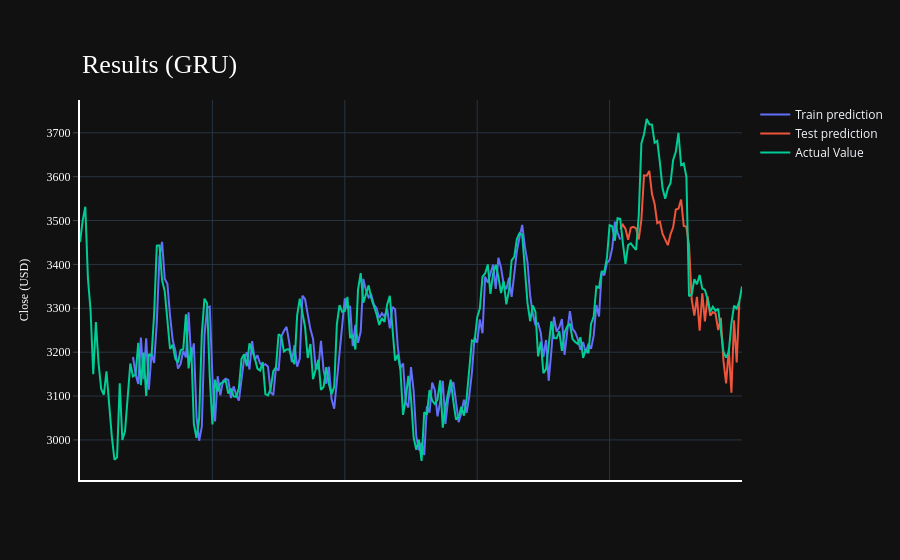

Notebook cell for this chart:
### Code cell
import plotly.express as px
import plotly.graph_objects as go

fig = go.Figure()
fig.add_trace(go.Scatter(go.Scatter(x=result.index, y=result[0], mode='lines', name='Train prediction')))
fig.add_trace(go.Scatter(x=result.index, y=result[1], mode='lines', name='Test prediction'))
fig.add_trace(go.Scatter(go.Scatter(x=result.index, y=result[2], mode='lines', name='Actual Value')))
fig.update_layout(xaxis=dict(showline=True, showgrid=True, showticklabels=False, linecolor='white', linewidth=2),
                  yaxis=dict(title_text='Close (USD)', 
                     titlefont=dict(family='Rockwell', size=12, color='white'),
                     showline=True,
                     showgrid=True,
                     showticklabels=True,
                     linecolor='white',
                     linewidth=2,
                     ticks='outside',
                     tickfont=dict(family='Rockwell', size=12, color='white')),
                     showlegend=True,
                     template = 'plotly_dark')
annotations = []
annotations.append(dict(xref='paper', yref='paper', x=0.0, y=1.05, xanchor='left', yanchor='bottom', text='Results (GRU)',
                        font=dict(family='Rockwell', size=26, color='white'),
                        showarrow=False))
fig.update_layout(annotations=annotations)
fig.show()

### Figure 1 — Plotly figure (JSON) as saved in the notebook; plotly's stock layout.template omitted (floating-point values rounded to 4 significant figures; data arrays with more than 128 entries replaced by an {"elided": "..."} marker saying what was removed)
{"data": [{"mode": "lines", "name": "Train prediction", "type": "scatter", "x": {"elided": "251 int values"}, "y": {"elided": "251 float values"}}, {"mode": "lines", "name": "Test prediction", "type": "scatter", "x": {"elided": "251 int values"}, "y": {"elided": "251 float values"}}, {"mode": "lines", "name": "Actual Value", "type": "scatter", "x": {"elided": "251 int values"}, "y": {"elided": "251 float values"}}], "layout": {"annotations": [{"font": {"color": "white", "family": "Rockwell", "size": 26}, "showarrow": false, "text": "Results (GRU)", "x": 0, "xanchor": "left", "xref": "paper", "y": 1.05, "yanchor": "bottom", "yref": "paper"}], "showlegend": true, "xaxis": {"linecolor": "white", "linewidth": 2, "showgrid": true, "showline": true, "showticklabels": false}, "yaxis": {"linecolor": "white", "linewidth": 2, "showgrid": true, "showline": true, "showticklabels": true, "tickfont": {"color": "white", "family": "Rockwell", "size": 12}, "ticks": "outside", "title": {"font": {"color": "white", "family": "Rockwell", "size": 12}, "text": "Close (USD)"}}}}
